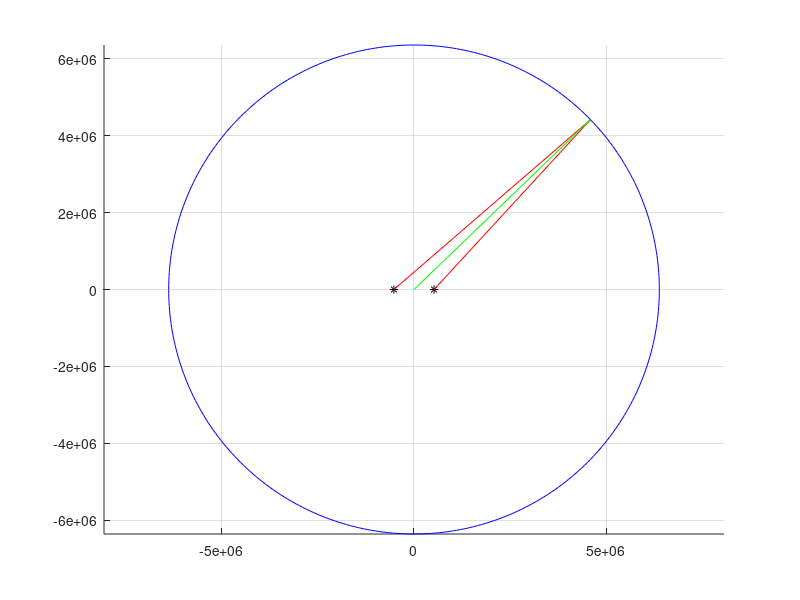

The MATLAB source for this figure: (Note: this script raises an error after producing the figure.)
clear; close all; clc

a = 6378137;
f = 1/298.257223563;
b = a*(1-f);

theta=deg2rad(0:1:360);
f=sqrt(a^2-b^2);
x=a.*cos(theta);
y=b.*sin(theta);

figure(1)
hold on
grid on
axis equal
plot(x,y,'b-')
plot(f,0,'k*')
plot(-f,0,'k*')
dy=-(x/a^2)./(y/b^2);

idx=45;
x0=x(idx);
y0=y(idx);
plot([f,x0],[0,y0],'r-')
plot([-f,x0],[0,y0],'r-')
plot([0,x0],[0,y0],'g-')
tangent=dy(idx);
yint=y0-tangent*x0;
refline(tangent,yint)
normal=-1/tangent;
yint=y0-normal*x0;
refline(normal,yint)
xint=-yint/normal;
ylim([-a,a])
title('Meridian cross section')

normal=-1./dy;
yint=y-normal.*x;
xint=-yint./normal;
figure(2)
plot(abs(xint))
title('Horizontal distance from centre [m]')

angle=rad2deg(atan(normal));
angle2=rad2deg(atan(y./x));
dangle=abs(angle-angle2);
figure(3)
plot(dangle)
title('Angle difference between normal and centre [deg]')

